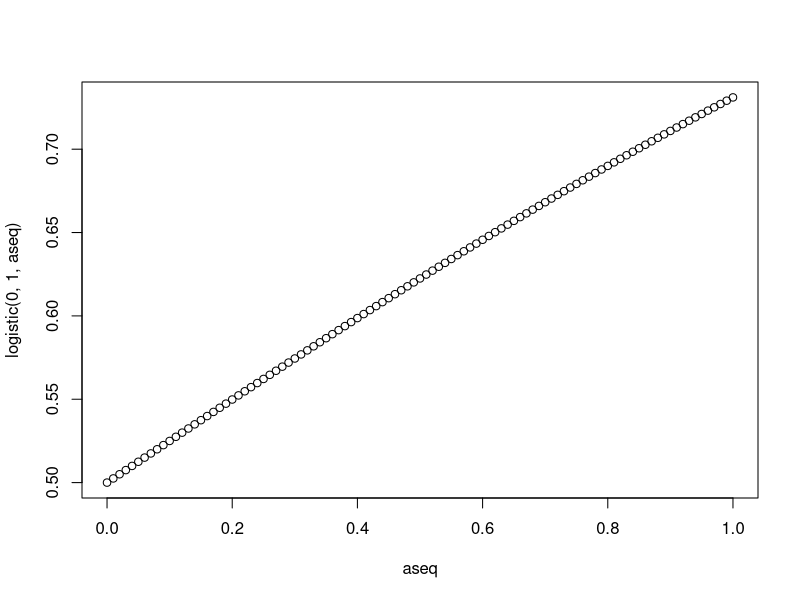
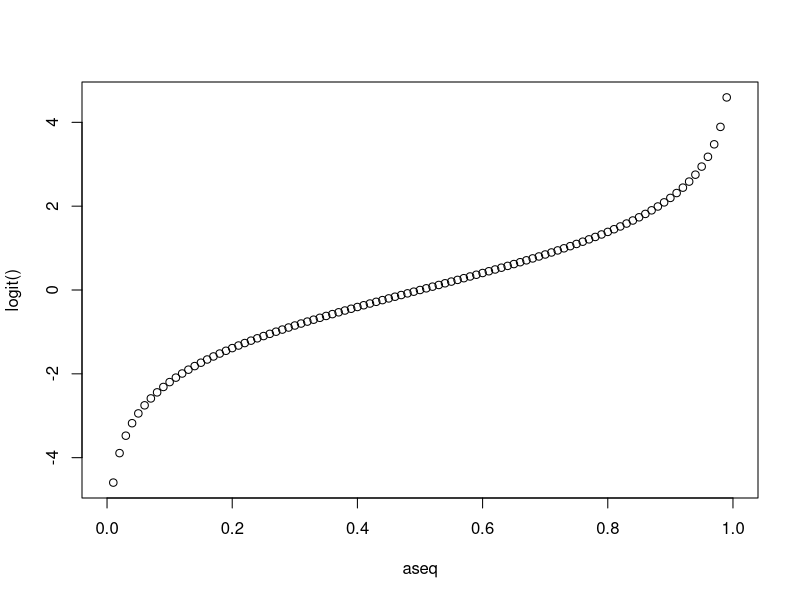

These figures' R source, in order:
aseq = seq(-10, 10, by=0.1)
logistic = function(a=0, b=1, x=aseq) { return ( exp(a+b*x)/(1+exp(a+b*x)) ) }
aseq = seq(0, 1, by=0.01)
logit = function(x=aseq) { return ( log(x/(1-x)) ) }


plot(aseq, logistic(0, 1, aseq))
plot(aseq, logit())
